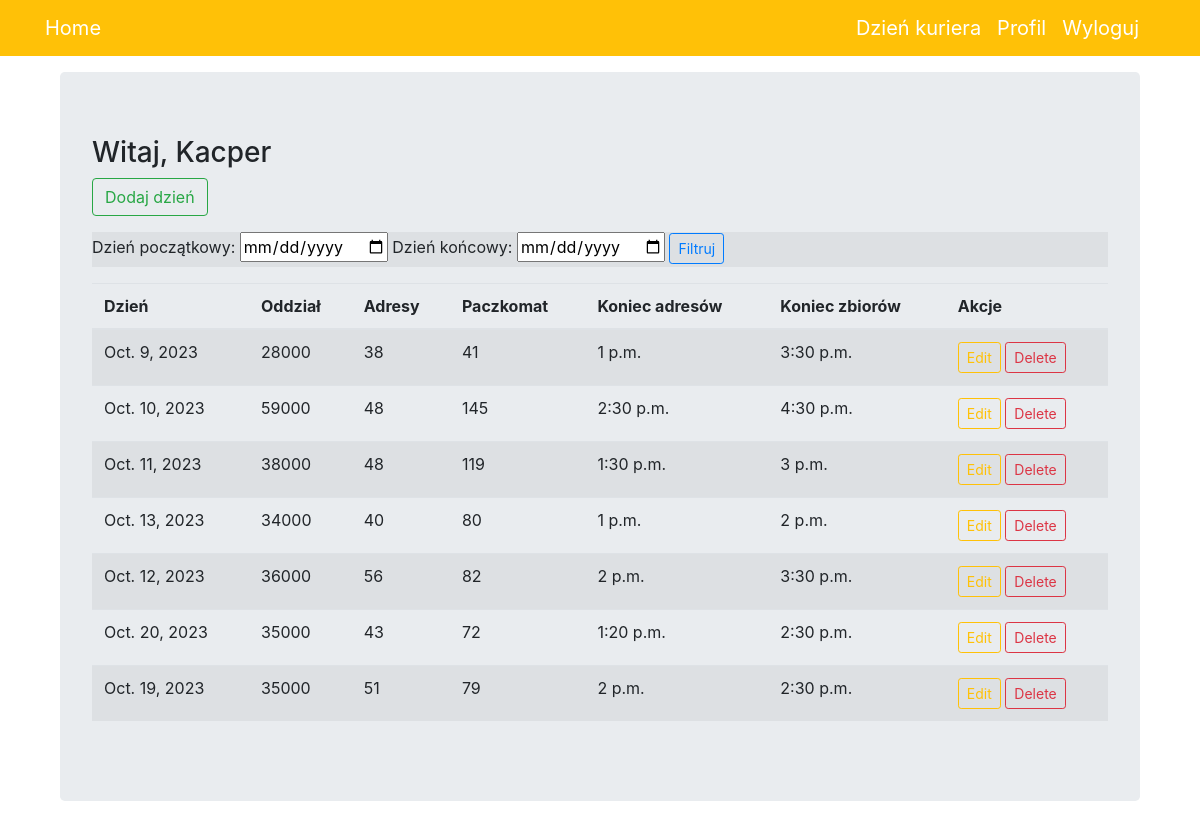
/courierday/ (signed in), run on an earlier commit of the app's database.
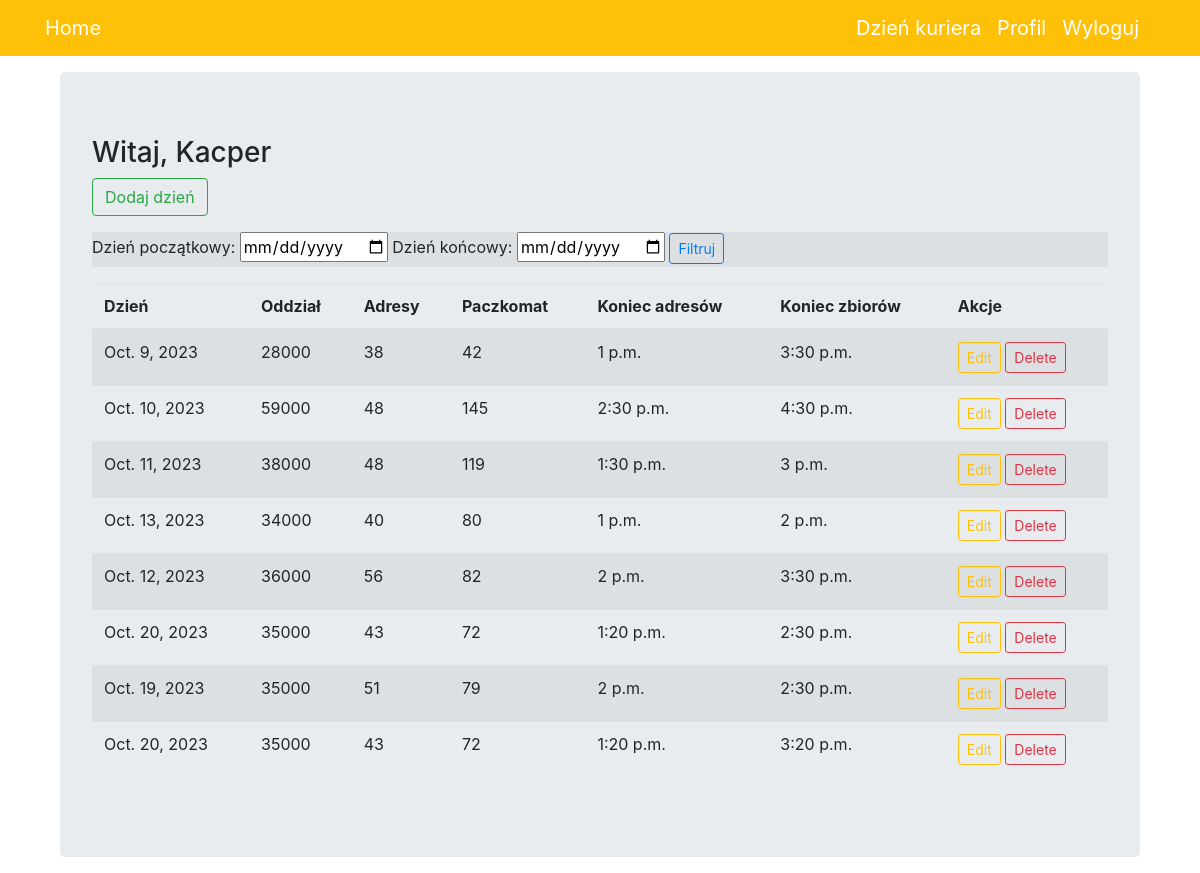
And on a later commit of the database.
### courier/models.py (models this page shows, shortened)
class CourierDay(models.Model):
    user = models.ForeignKey(User, models.SET_NULL, null=True)
    packages = models.ForeignKey('FacilityPackages', models.SET_NULL, null=True, verbose_name="Data")
    addresses = models.IntegerField(verbose_name="adresy")
    machine = models.IntegerField(verbose_name="paczkomat")
    stops_end = models.TimeField(verbose_name="konec adresów")
    pickup_end = models.TimeField(verbose_name="koniec zbiorów")
    added = models.DateTimeField(auto_now_add=True, null=True)

class FacilityPackages(models.Model):
    date = models.DateField()
    packages = models.IntegerField()
    facility = models.ForeignKey('Facility', models.SET_NULL, null=True)

### courier/views.py (the view)
# urls.py: path('courierday/', CourierDayView.as_view(), name='courier_day_view'),
class CourierDayView(LoginRequiredMixin, View):
    def get(self, request):
        form = DateFilterForm(request.GET)
        days = CourierDay.objects.filter(user_id=request.user)
        if form.is_valid():
            start_date = form.cleaned_data.get('start_date')
            end_date = form.cleaned_data.get('end_date')
            if start_date:
                days = days.filter(packages__date__gte=start_date)
            if end_date:
                days = days.filter(packages__date__lte=end_date)
        return render(
            request,
            template_name='courier_day_view.html',
            context={'days': days, 'form': form}
        )

### courier/forms.py
class DateFilterForm(forms.Form):
    start_date = forms.DateField(required=False,
                                 widget=forms.DateInput(attrs={'type': 'date'}),
                                 label='Dzień początkowy'
                                 )
    end_date = forms.DateField(required=False,
                               widget=forms.DateInput(attrs={'type': 'date'}),
                               label='Dzień końcowy'
                               )

### courier/templates/courier_day_view.html (shortened to what this page needs)
{% extends "base.html" %}
{% block content %}
<div class="container">
    <div class="jumbotron mt-3 mb-3">
        <h3>Witaj, {{ user.username }}</h3>
        <a class="btn btn-outline-success  mb-3" href="{% url 'add_day_form' %}" role="button">Dodaj dzień</a>
        <form method="get" style="background-color: #dde0e3;">
            {{ form.start_date.label_tag }} {{ form.start_date }}
            {{ form.end_date.label_tag }} {{ form.end_date }}
            <button type="submit" class="btn btn-outline-primary btn-sm">Filtruj</button>
        </form>
        <table class="table table-striped">
            <thead>
                <tr>
                    <th scope="col">Dzień</th>
                    <th scope="col">Oddział</th>
                    <th scope="col">Adresy</th>
                    <th scope="col">Paczkomat</th>
                    <th scope="col">Koniec adresów</th>
                    <th scope="col">Koniec zbiorów</th>
                    <th scope="col">Akcje</th>
                </tr>
            </thead>
            <tbody>
                {% for day in days %}
                <tr>
                    <td>{{ day.packages.date }}</td>
                    <td>{{ day.packages.packages }}</td>
                    <td>{{ day.addresses }}</td>
                    <td>{{ day.machine }}</td>
                    <td>{{ day.stops_end }}</td>
                    <td>{{ day.pickup_end }}</td>
                    <td>
                        <a class="btn btn-outline-warning btn-sm" href="{% url 'update' day.id %}" role="button">Edit</a>
                        <a class="btn btn-outline-danger btn-sm" href="{% url 'delete' day.id %}" role="button">Delete</a>
                    </td>
                </tr>
                {% endfor %}
            </tbody>
        </table>
    </div>
</div>
{% endblock %}

### courier/templates/base.html (shortened to what this page needs)
{% load static %}
<html {% if LANGUAGE_CODE %}lang="{{ LANGUAGE_CODE }}"{% endif %}>
  <head>
    <link rel="stylesheet" href="https://stackpath.bootstrapcdn.com/bootstrap/4.2.1/css/bootstrap.min.css">
  </head>
  <body>
    <nav class="navbar navbar-expand-lg navbar-dark bg-warning">
      <div class="container fixed">
          <a class="navbar-brand" href="/">Home</a>
        <div class="navbar-nav ml-auto">
          {% if user.is_authenticated %}
              <a class="navbar-brand" href="/courierday/">Dzień kuriera</a>
              <a class="navbar-brand" href="/profile/">Profil</a>
              <a class="navbar-brand" href="/logout/">Wyloguj</a>
          {% else %}
              <a class="navbar-brand " href="/login/">Zaloguj</a>
              <a class="navbar-brand" href="/register/">Zarejestruj</a>
          {% endif %}
        </div>
       </div>
    </nav>
    <div class="container">
        {% block content %}{% endblock %}
    </div>
  </body>
</html>

What changed in the data, as far as the page shows it:
changed CourierDay "Oct. 9, 2023": machine "41" → "42"
added CourierDay: packages "Oct. 20, 2023", packages.packages "35000", addresses "43", machine "72", stops_end "1:20 p.m.", pickup_end "3:20 p.m."
